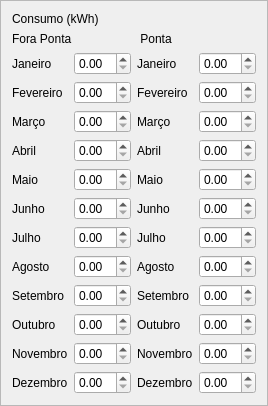
                  <widget class="QFrame" name="frame_24">
                   <property name="frameShape">
                    <enum>QFrame::StyledPanel</enum>
                   </property>
                   <property name="frameShadow">
                    <enum>QFrame::Raised</enum>
                   </property>
                   <layout class="QGridLayout" name="gridLayout">
                    <item row="0" column="0" colspan="4">
                     <widget class="QLabel" name="label_104">
                      <property name="styleSheet">
                       <string notr="true">#frame_16, #frame_15 QLabel {
   /* background-color: #FFFFFF;*/
    qproperty-alignment: AlignCenter;
	color: #3d8ec9;
	font: 77 20px &quot;Verdana&quot;;
}</string>
                      </property>
                      <property name="text">
                       <string>Consumo (kWh)</string>
                      </property>
                     </widget>
                    </item>
                    <item row="1" column="0" colspan="2">
                     <widget class="QLabel" name="label_106">
                      <property name="styleSheet">
                       <string notr="true">#frame_16, #frame_15 QLabel {
   /* background-color: #FFFFFF;*/
    qproperty-alignment: AlignCenter;
	color: #3d8ec9;
	font: 77 16px &quot;Verdana&quot;;
}</string>
                      </property>
                      <property name="text">
                       <string>Fora Ponta</string>
                      </property>
                     </widget>
                    </item>
                    <item row="1" column="2" colspan="2">
                     <widget class="QLabel" name="label_113">
                      <property name="styleSheet">
                       <string notr="true">#frame_16, #frame_15 QLabel {
   /* background-color: #FFFFFF;*/
    qproperty-alignment: AlignCenter;
	color: #3d8ec9;
	font: 77 16px &quot;Verdana&quot;;
}</string>
                      </property>
                      <property name="text">
                       <string> Ponta</string>
                      </property>
                     </widget>
                    </item>
                    <item row="2" column="0">
                     <widget class="QLabel" name="label_98">
                      <property name="text">
                       <string>Janeiro</string>
                      </property>
                     </widget>
                    </item>
                    <item row="2" column="1">
                     <widget class="QDoubleSpinBox" name="doubleSpinBox_52"/>
                    </item>
                    <item row="2" column="2">
                     <widget class="QLabel" name="label_115">
                      <property name="text">
                       <string>Janeiro</string>
                      </property>
                     </widget>
                    </item>
                    <item row="2" column="3">
                     <widget class="QDoubleSpinBox" name="doubleSpinBox_51"/>
                    </item>
                    <item row="3" column="0">
                     <widget class="QLabel" name="label_105">
                      <property name="text">
                       <string>Fevereiro</string>
                      </property>
                     </widget>
                    </item>
                    <item row="3" column="1">
                     <widget class="QDoubleSpinBox" name="doubleSpinBox_56"/>
                    </item>
                    <item row="3" column="2">
                     <widget class="QLabel" name="label_103">
                      <property name="text">
                       <string>Fevereiro</string>
                      </property>
                     </widget>
                    </item>
                    <item row="3" column="3">
                     <widget class="QDoubleSpinBox" name="doubleSpinBox_60"/>
                    </item>
                    <item row="4" column="0">
                     <widget class="QLabel" name="label_101">
                      <property name="text">
                       <string>Março</string>
                      </property>
                     </widget>
                    </item>
                    <item row="4" column="1">
                     <widget class="QDoubleSpinBox" name="doubleSpinBox_57"/>
                    </item>
                    <item row="4" column="2">
                     <widget class="QLabel" name="label_114">
                      <property name="text">
                       <string>Março</string>
                      </property>
                     </widget>
                    </item>
                    <item row="4" column="3">
                     <widget class="QDoubleSpinBox" name="doubleSpinBox_58"/>
                    </item>
                    <item row="5" column="0">
                     <widget class="QLabel" name="label_99">
                      <property name="text">
                       <string>Abril</string>
                      </property>
                     </widget>
                    </item>
                    <item row="5" column="1">
                     <widget class="QDoubleSpinBox" name="doubleSpinBox_48"/>
                    </item>
                    <item row="5" column="2">
                     <widget class="QLabel" name="label_93">
                      <property name="text">
                       <string>Abril</string>
                      </property>
                     </widget>
                    </item>
                    <item row="5" column="3">
                     <widget class="QDoubleSpinBox" name="doubleSpinBox_55"/>
                    </item>
                    <item row="6" column="0">
                     <widget class="QLabel" name="label_91">
                      <property name="text">
                       <string>Maio</string>
                      </property>
                     </widget>
                    </item>
                    <item row="6" column="1">
                     <widget class="QDoubleSpinBox" name="doubleSpinBox_54"/>
                    </item>
                    <item row="6" column="2">
                     <widget class="QLabel" name="label_94">
                      <property name="text">
                       <string>Maio</string>
                      </property>
                     </widget>
                    </item>
                    <item row="6" column="3">
                     <widget class="QDoubleSpinBox" name="doubleSpinBox_47"/>
                    </item>
                    <item row="7" column="0">
                     <widget class="QLabel" name="label_100">
                      <property name="text">
                       <string>Junho</string>
                      </property>
                     </widget>
                    </item>
                    <item row="7" column="1">
                     <widget class="QDoubleSpinBox" name="doubleSpinBox_45"/>
                    </item>
                    <item row="7" column="2">
                     <widget class="QLabel" name="label_97">
                      <property name="text">
                       <string>Junho</string>
                      </property>
                     </widget>
                    </item>
                    <item row="7" column="3">
                     <widget class="QDoubleSpinBox" name="doubleSpinBox_49"/>
                    </item>
                    <item row="8" column="0">
                     <widget class="QLabel" name="label_108">
                      <property name="text">
                       <string>Julho</string>
                      </property>
                     </widget>
                    </item>
                    <item row="8" column="1">
                     <widget class="QDoubleSpinBox" name="doubleSpinBox_39"/>
                    </item>
                    <item row="8" column="2">
                     <widget class="QLabel" name="label_102">
                      <property name="text">
                       <string>Julho</string>
                      </property>
                     </widget>
                    </item>
                    <item row="8" column="3">
                     <widget class="QDoubleSpinBox" name="doubleSpinBox_41"/>
                    </item>
                    <item row="9" column="0">
                     <widget class="QLabel" name="label_116">
                      <property name="text">
                       <string>Agosto</string>
                      </property>
                     </widget>
                    </item>
                    <item row="9" column="1">
                     <widget class="QDoubleSpinBox" name="doubleSpinBox_38"/>
                    </item>
                    <item row="9" column="2">
                     <widget class="QLabel" name="label_110">
                      <property name="text">
                       <string>Agosto</string>
                      </property>
                     </widget>
                    </item>
                    <item row="9" column="3">
                     <widget class="QDoubleSpinBox" name="doubleSpinBox_43"/>
                    </item>
                    <item row="10" column="0">
                     <widget class="QLabel" name="label_117">
                      <property name="text">
                       <string>Setembro</string>
                      </property>
                     </widget>
                    </item>
                    <item row="10" column="1">
                     <widget class="QDoubleSpinBox" name="doubleSpinBox_44"/>
                    </item>
                    <item row="10" column="2">
                     <widget class="QLabel" name="label_109">
                      <property name="text">
                       <string>Setembro</string>
                      </property>
                     </widget>
                    </item>
                    <item row="10" column="3">
                     <widget class="QDoubleSpinBox" name="doubleSpinBox_59"/>
                    </item>
                    <item row="11" column="0">
                     <widget class="QLabel" name="label_92">
                      <property name="text">
                       <string>Outubro</string>
                      </property>
                     </widget>
                    </item>
                    <item row="11" column="1">
                     <widget class="QDoubleSpinBox" name="doubleSpinBox_42"/>
                    </item>
                    <item row="11" column="2">
                     <widget class="QLabel" name="label_96">
                      <property name="text">
                       <string>Outubro</string>
                      </property>
                     </widget>
                    </item>
                    <item row="11" column="3">
                     <widget class="QDoubleSpinBox" name="doubleSpinBox_46"/>
                    </item>
                    <item row="12" column="0">
                     <widget class="QLabel" name="label_111">
                      <property name="text">
                       <string>Novembro</string>
                      </property>
                     </widget>
                    </item>
                    <item row="12" column="1">
                     <widget class="QDoubleSpinBox" name="doubleSpinBox_61"/>
                    </item>
                    <item row="12" column="2">
                     <widget class="QLabel" name="label_107">
                      <property name="text">
                       <string>Novembro</string>
                      </property>
                     </widget>
                    </item>
                    <item row="12" column="3">
                     <widget class="QDoubleSpinBox" name="doubleSpinBox_50"/>
                    </item>
                    <item row="13" column="0">
                     <widget class="QLabel" name="label_95">
                      <property name="text">
                       <string>Dezembro</string>
                      </property>
                     </widget>
                    </item>
                    <item row="13" column="1">
                     <widget class="QDoubleSpinBox" name="doubleSpinBox_40"/>
                    </item>
                    <item row="13" column="2">
                     <widget class="QLabel" name="label_112">
                      <property name="text">
                       <string>Dezembro</string>
                      </property>
                     </widget>
                    </item>
                    <item row="13" column="3">
                     <widget class="QDoubleSpinBox" name="doubleSpinBox_53"/>
                    </item>
                   </layout>
                  </widget>
